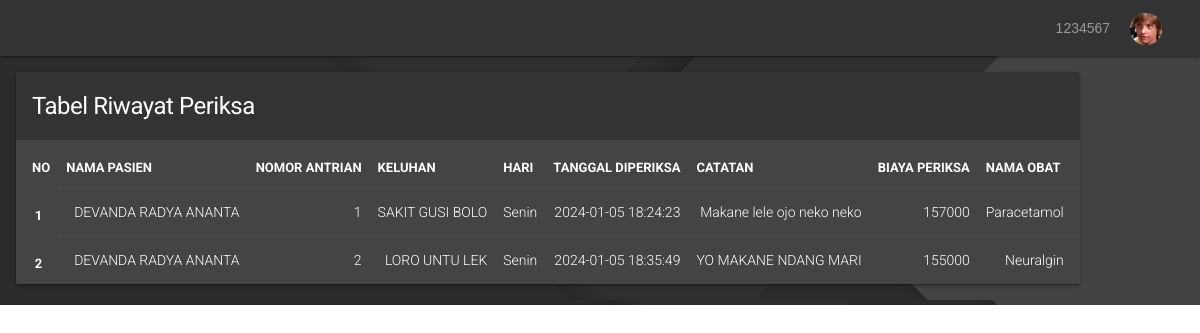
The app's page /dokterdashboard.php?page=riwayatPasien (signed in), older data.
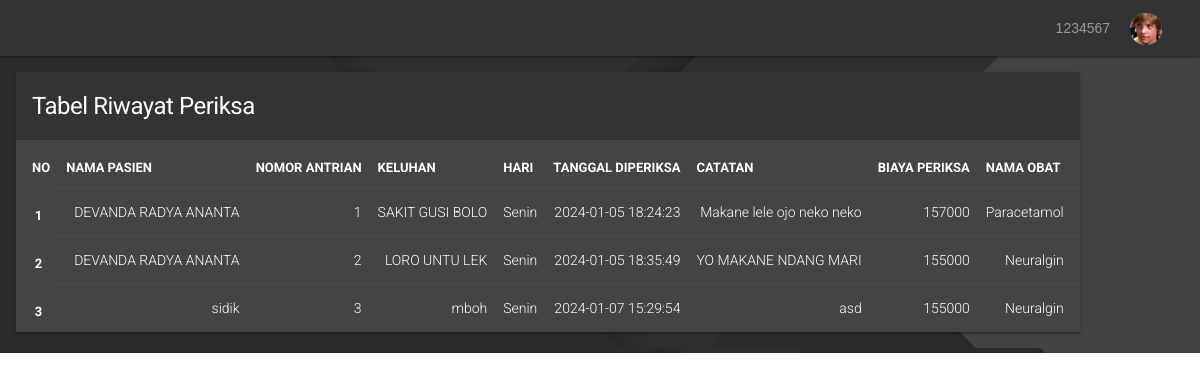
The same page, newer data.
### tables this page shows
CREATE TABLE `daftar_poli` (
  `id` int(11) UNSIGNED NOT NULL,
  `id_pasien` int(11) UNSIGNED NOT NULL,
  `id_jadwal` int(11) UNSIGNED NOT NULL,
  `keluhan` text NOT NULL,
  `no_antrian` int(11) UNSIGNED NOT NULL,
  `tanggal` timestamp NOT NULL DEFAULT current_timestamp() ON UPDATE current_timestamp()
);

CREATE TABLE `pasien` (
  `id` int(11) UNSIGNED NOT NULL,
  `nama` varchar(255) NOT NULL,
  `alamat` varchar(255) NOT NULL,
  `no_ktp` varchar(255) NOT NULL,
  `no_hp` varchar(255) NOT NULL,
  `no_rm` varchar(255) NOT NULL
);

CREATE TABLE `jadwal_periksa` (
  `id` int(11) UNSIGNED NOT NULL,
  `id_dokter` int(11) UNSIGNED NOT NULL,
  `hari` enum('Senin','Selasa','Rabu','Kamis','Jumat','Sabtu') NOT NULL,
  `jam_mulai` time NOT NULL,
  `jam_selesai` time NOT NULL
);

CREATE TABLE `periksa` (
  `id` int(11) UNSIGNED NOT NULL,
  `id_daftar_poli` int(11) UNSIGNED NOT NULL,
  `tgl_periksa` datetime NOT NULL,
  `catatan` text NOT NULL,
  `biaya_periksa` int(11) NOT NULL
);

CREATE TABLE `obat` (
  `id` int(11) UNSIGNED NOT NULL,
  `nama_obat` varchar(50) NOT NULL,
  `kemasan` varchar(35) NOT NULL,
  `harga` int(11) NOT NULL
);

### riwayatPasien.php (the view, shortened to what this page needs)
<main class="mdl-layout__content ">
<div class="mdl-grid ui-tables">
    <div class="mdl-cell mdl-cell--12-col-desktop mdl-cell--12-col-tablet mdl-cell--4-col-phone">
        <div class="mdl-card mdl-shadow--2dp">
            <div class="mdl-card__title">
                <h1 class="mdl-card__title-text">Tabel Riwayat Periksa</h1>
            </div>
            <div class="mdl-card__supporting-text no-padding">
                <table class="mdl-data-table mdl-js-data-table">
                    <thead>
                        <tr>
                            <th class="mdl-data-table__cell--non-numeric">NO</th>
                            <th class="mdl-data-table__cell--non-numeric">NAMA PASIEN</th>
                            <th class="mdl-data-table__cell--non-numeric">NOMOR ANTRIAN</th>
                            <th class="mdl-data-table__cell--non-numeric">KELUHAN</th>
                            <th class="mdl-data-table__cell--non-numeric">HARI</th>
                            <th class="mdl-data-table__cell--non-numeric">TANGGAL DIPERIKSA</th>
                            <th class="mdl-data-table__cell--non-numeric">CATATAN</th>
                            <th class="mdl-data-table__cell--non-numeric">BIAYA PERIKSA</th>
                            <th class="mdl-data-table__cell--non-numeric">NAMA OBAT</th>
                    </thead>
                    <tbody>
                        <?php
                        $id_dokter = $_SESSION['id'];
                        $result = mysqli_query($mysqli, "
                        SELECT daftar_poli.*, pasien.nama AS nama, jadwal_periksa.hari, periksa.tgl_periksa, periksa.catatan, periksa.biaya_periksa, obat.nama_obat AS nama_obat
                        FROM daftar_poli
                        JOIN jadwal_periksa ON daftar_poli.id_jadwal = jadwal_periksa.id
                        JOIN pasien ON daftar_poli.id_pasien = pasien.id
                        LEFT JOIN periksa ON daftar_poli.id = periksa.id_daftar_poli
                        LEFT JOIN detail_periksa ON periksa.id = detail_periksa.id_periksa
                        LEFT JOIN obat ON detail_periksa.id_obat = obat.id
                        WHERE jadwal_periksa.id_dokter = '$id_dokter' AND periksa.id_daftar_poli IS NOT NULL
                        ");
                        $no = 1;
                        while ($data = mysqli_fetch_array($result)) :
                    ?>
                        <tr>
                            <th scope=""><?php echo $no++ ?></th>
                            <td><?php echo $data['nama'] ?></td>
                            <td><?php echo $data['no_antrian'] ?></td>
                            <td><?php echo $data['keluhan'] ?></td>
                            <td><?php echo $data['hari'] ?></td>
                            <td><?php echo $data['tgl_periksa'] ?></td>
                            <td><?php echo $data['catatan'] ?></td>
                            <td><?php echo $data['biaya_periksa'] ?></td>
                            <td><?php echo $data['nama_obat'] ?></td>
                        </tr>
                        <?php endwhile; ?>
                    </tbody>
                </table>
            </div>
        </div>
    </div>
</div>
</main>

### dokterdashboard.php (shortened to what this page needs)
<!doctype html>
<html lang="en" xmlns="http://www.w3.org/1999/html">
<head>
    <link rel="stylesheet" href="css/lib/getmdl-select.min.css">
    <link rel="stylesheet" href="css/lib/nv.d3.min.css">
    <link rel="stylesheet" href="css/application.min.css">
</head>
<body>
<div class="mdl-layout mdl-js-layout mdl-layout--fixed-drawer mdl-layout--fixed-header is-small-screen">
    <header class="mdl-layout__header">
        <div class="mdl-layout__header-row">
            <?php
                if (isset($_SESSION['nip'])) {
            ?>
            <div class="avatar-dropdown" id="icon">
                <span><?php echo $_SESSION['nip'] ?></span>
                <img src="images/Icon_header.png">
            </div>
            <?php
              }
            ?>
        </div>
    </header>
    <main class="mdl-layout__content">
        <div class="mdl-grid mdl-grid--no-spacing dashboard">
            <main class="mdl-layout__content ">
            <main role="main" class="container">
                <div class="container-fluid">
                    <?php
                    if (isset($_GET['page'])) {
                        include($_GET['page'] . ".php");
                    } else {
                        echo "<h2>Welcome, Doctor</h2>";
                    }
                    ?>
                </div>
            </main>
</div>
</body>
</html>

Row changes from the older to the newer data that the page shows:
added daftar_poli: id_pasien.nama "sidik", no_antrian "3", keluhan "mboh", id_jadwal.hari "Senin", periksa.tgl_periksa "2024-01-07 15:29:54", periksa.catatan "asd", periksa.biaya_periksa "155000", obat.nama_obat "Neuralgin"
